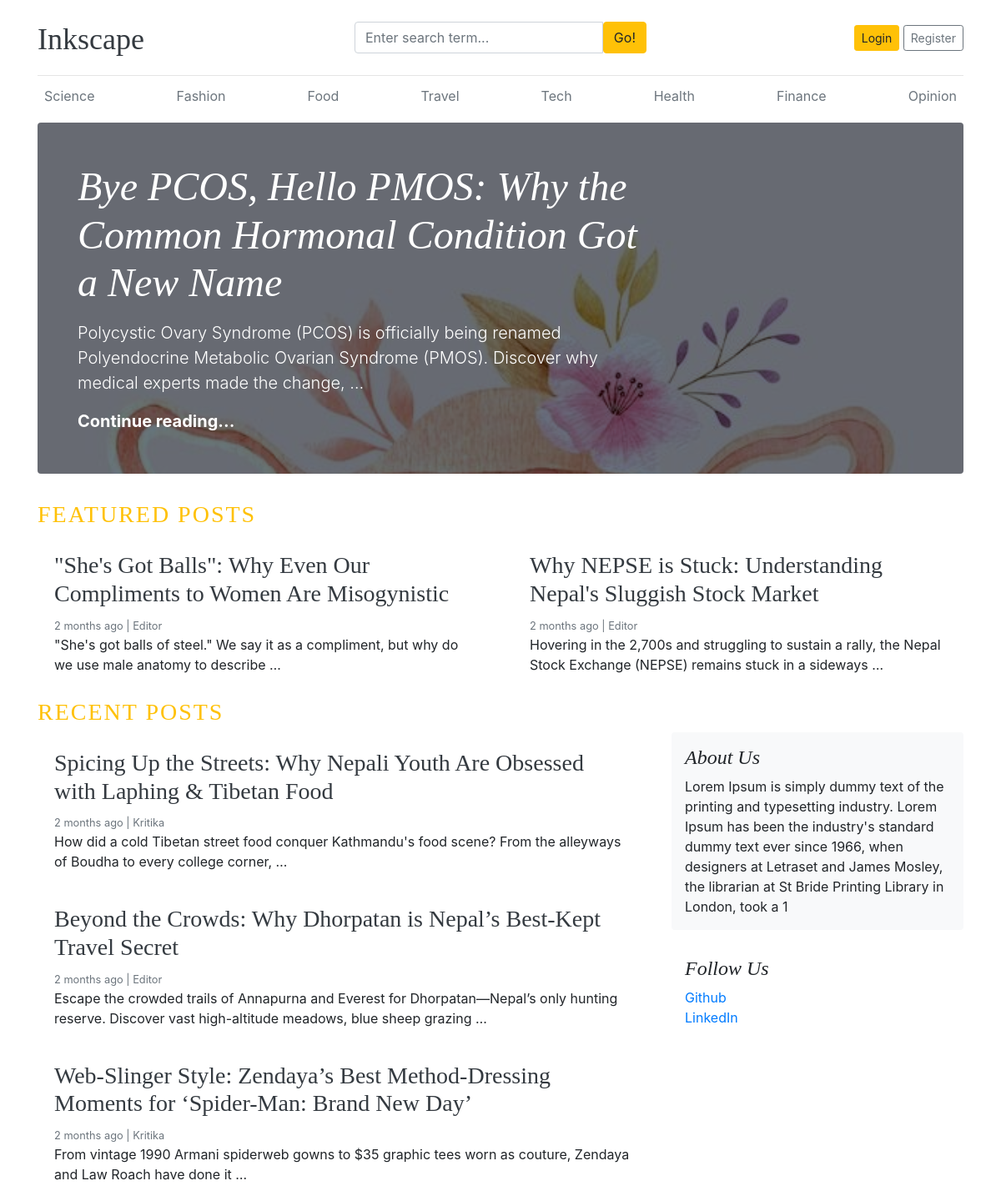
The page / on the database its author committed.
### blogs/models.py (models this page shows, shortened)
class Category(models.Model):
    category_name = models.CharField(max_length=50, unique=True)
    created_at = models.DateTimeField(auto_now_add=True)
    updated_at = models.DateTimeField(auto_now=True)
    class Meta():
        verbose_name_plural = 'Categories'

class blog(models.Model):
    title = models.CharField(max_length=100)
    slug = models.SlugField(max_length=150 , unique=True , blank=True)
    category = models.ForeignKey(Category, on_delete=models.CASCADE)
    author = models.ForeignKey(User , on_delete=models.CASCADE)
    featured_image = models.ImageField(upload_to='uploads/%Y/%m/%d')
    short_description = models.TextField(max_length=500)
    blog_body = models.TextField(max_length=5000)
    status = models.CharField(max_length=20, choices=STATUS_CHOICES, default="Draft")
    is_featured = models.BooleanField(default=False)
    created_at = models.DateTimeField(auto_now_add=True)
    updated_at = models.DateTimeField(auto_now=True)

### About_section/models.py (models this page shows, shortened)
class About(models.Model):
    about_heading = models.CharField(max_length=25)
    about_description = models.TextField(max_length=255)
    created_at = models.DateTimeField(auto_now_add=True)
    updated_at = models.DateTimeField(auto_now=True)
    class Meta():
            verbose_name_plural = 'About'

class SocialLink(models.Model):
    platform = models.CharField(max_length=25)
    link = models.URLField(max_length=150)
    created_at = models.DateTimeField(auto_now_add=True)
    updated_at = models.DateTimeField(auto_now=True)

### blog_main/views.py (the view)
# urls.py: 2. Add a URL to urlpatterns:  path('', views.home, name='home')
def home(request):
    featured_posts = blog.objects.filter(is_featured=True ,status='Published').order_by('updated_at')
    posts = blog.objects.filter(is_featured=False ,status='Published').order_by('updated_at')
    try:
        about = About.objects.get()
    except:
        about = None
    context = {
        'featured_posts': featured_posts,
        'posts': posts,
        'about': about,
        }
    return render(request, 'home.html', context)

### blogs/context_processors.py (called while the page is built)
def get_categories(request):
    categories = Category.objects.all()
    return dict(categories=categories)

def get_social_links(request):
    social_links = SocialLink.objects.all()
    return dict(social_links=social_links)

### templates/home.html
{% extends 'base.html' %}
{% block content %}
{% for post in featured_posts %}
  {% if forloop.first %}
  <div class="jumbotron p-3 p-md-5 text-white rounded bg-dark" style="background-image: url('{{ post.featured_image.url }}'); background-blend-mode: overlay; background-size: cover;">
      <div class="col-md-8 px-0">
        <h1 class="display-4 font-italic">{{post.title}}</h1>
        <p class="lead my-3">{{post.short_description | truncatewords:20}}</p>
        <p class="lead mb-0"><a href="{% url 'blogs' post.slug %}" class="text-white font-weight-bold">Continue reading...</a></p>
      </div>
    </div>
  {% endif %}
{% endfor %}
 <h3 class="text-uppercase text-warning" style="letter-spacing: 2px;">Featured Posts </h3>
  <div class="row mb-2">
    {% for post in featured_posts %}
    {% if not forloop.first %}
    <div class="col-md-6">
      <div class="card border-0" >
        <div class="card-body">
          <h3><a href="{% url 'blogs' post.slug %}" class="text-dark">{{ post.title }}</a></h3>
          <small class="mb-1 text-muted">{{ post.created_at | timesince}} ago | {{ post.author }}</small>
          <p class="card-text">{{ post.short_description | truncatewords:20 }}</p>
        </div>
      </div>
    </div>
    {% endif %}
    {% endfor %}
  </div>
  <h3 class="text-uppercase text-warning" style="letter-spacing: 2px;">Recent Posts </h3>
  <main role="main" class="container p-0">
    <div class="row">
      <div class="col-md-8 blog-main">
        {% for post in posts %}
        <div class="card border-0" >
        <div class="card-body">
          <h3><a href="{% url 'blogs' post.slug %}" class="text-dark">{{ post.title }}</a></h3>
          <small class="mb-1 text-muted">{{ post.created_at | timesince}} ago | {{ post.author }}</small>
          <p class="card-text">{{ post.short_description | truncatewords:20}}</p>
        </div>
      </div>
      {% endfor %}
      </div>
      <aside class="col-md-4 blog-sidebar">
        <div class="p-3 mb-3 bg-light rounded">
          <h4 class="font-italic">{{ about.about_heading }}</h4>
          <p class="mb-0">{{ about.about_description }}</p>
        </div>
        {% if social_links %}
        <div class="p-3">
          <h4 class="font-italic">Follow Us</h4>
          <ol class="list-unstyled">
            {% for link in social_links %}
            <li><a href="{{ link.link }}" target="_blank">{{ link.platform}}</a></li>
            {% endfor %}
          </ol>
        </div>
        {% endif %}
      </aside>
    </div>
  </main>
</div>
{% endblock %}

### templates/base.html (shortened to what this page needs)
{% load static %}
<!DOCTYPE html>
<html lang="en">
<head>
    <link rel="stylesheet" href="https://cdnjs.cloudflare.com/ajax/libs/font-awesome/4.7.0/css/font-awesome.min.css">
    <link href="https://getbootstrap.com/docs/4.0/dist/css/bootstrap.min.css" rel="stylesheet">
    <link rel="stylesheet" href="{% static 'css/blog.css' %}">
  </head>
<body>
    <div class="container">
      <header class="blog-header py-3">
        <div class="row flex-nowrap justify-content-between align-items-center">
          <div class="col-4 pt-1">
            <a class="blog-header-logo text-dark" href="/">Inkscape</a>
          </div>
          <div class="col-4">
            <form action="{% url 'search' %}" method="GET">
              <div class="input-group">
                <input class="form-control" type="text" name="keyword" value="{{ keyword }}" placeholder="Enter search term..." aria-label="Enter search term..." aria-describedby="button-search" />
                <button type="submit" class="btn btn-warning" id="button-search" type="button">Go!</button>
            </div>
            </form>
          </div>
          <div class="col-4 d-flex justify-content-end align-items-center">
            {% if not user.is_authenticated %}
            <a class="btn btn-sm btn-warning" href="{% url 'login' %}">Login</a> &nbsp;
            <a class="btn btn-sm btn-outline-secondary" href="{% url 'register' %}">Register</a>
            {% else %}
                <span><a class="text-dark" href="{% url 'dashboard' %}">Dashboard</a></span>
                &emsp;
                <span><a class="btn btn-sm btn-warning" href="{% url 'logout' %}">Logout</a></span>
            {% endif %}
          </div>
        </div>
      </header>
      <div class="nav-scroller py-1 mb-2">
        <nav class="nav d-flex justify-content-between">
          {% for cat in categories %}
          <a class="p-2 text-muted" href="{% url 'posts_by_category' cat.id %}">{{cat.category_name}}</a>
          {% endfor %}
        </nav>
      </div>
{% block content %}
{% endblock %}
    </body>
    </html>

### static/css/blog.css (style rules this page uses)
.blog-header { border-bottom: 1px solid #e5e5e5; }
.blog-header-logo { font-family: "Playfair Display", Georgia, "Times New Roman", serif; font-size: 2.25rem; }
h1, h2, h3, h4, h5, h6 { font-family: "Playfair Display", Georgia, "Times New Roman", serif; }
.display-4 { font-size: 2.5rem; }
@media (min-width: 768px) { .display-4 { font-size: 3rem; } }

### rows shown on the page
Category: category_name "Science"
Category: category_name "Fashion"
Category: category_name "Food"
Category: category_name "Travel"
Category: category_name "Tech"
Category: category_name "Health"
Category: category_name "Finance"
Category: category_name "Opinion"
blog: featured_image (picture), title "Bye PCOS, Hello PMOS: Why the Common Hormonal Condition Got a New Name", short_description "Polycystic Ovary Syndrome (PCOS) is officially being renamed Polyendocrine Metabolic Ovarian Syndrome (PMOS). Discover why medical experts made the change, …"
blog: title "\"She's Got Balls\": Why Even Our Compliments to Women Are Misogynistic", created_at "2 months", author "Editor", short_description "\"She's got balls of steel.\" We say it as a compliment, but why do we use male anatomy to describe …"
blog: title "Why NEPSE is Stuck: Understanding Nepal's Sluggish Stock Market", created_at "2 months", author "Editor", short_description "Hovering in the 2,700s and struggling to sustain a rally, the Nepal Stock Exchange (NEPSE) remains stuck in a sideways …"
blog: title "Spicing Up the Streets: Why Nepali Youth Are Obsessed with Laphing & Tibetan Food", created_at "2 months", author "Kritika", short_description "How did a cold Tibetan street food conquer Kathmandu's food scene? From the alleyways of Boudha to every college corner, …"
blog: title "Beyond the Crowds: Why Dhorpatan is Nepal’s Best-Kept Travel Secret", created_at "2 months", author "Editor", short_description "Escape the crowded trails of Annapurna and Everest for Dhorpatan—Nepal’s only hunting reserve. Discover vast high-altitude meadows, blue sheep grazing …"
blog: title "Web-Slinger Style: Zendaya’s Best Method-Dressing Moments for ‘Spider-Man: Brand New Day’", created_at "2 months", author "Kritika", short_description "From vintage 1990 Armani spiderweb gowns to $35 graphic tees worn as couture, Zendaya and Law Roach have done it …"
About: about_heading "About Us", about_description "Lorem Ipsum is simply dummy text of the printing and typesetting industry. Lorem Ipsum has been the industry's standard dummy text ever since 1966, when designers at Letraset and James Mosley, the librarian at St Bride Printing Library in London, took a 1"
SocialLink: platform "Github"
SocialLink: platform "LinkedIn"
